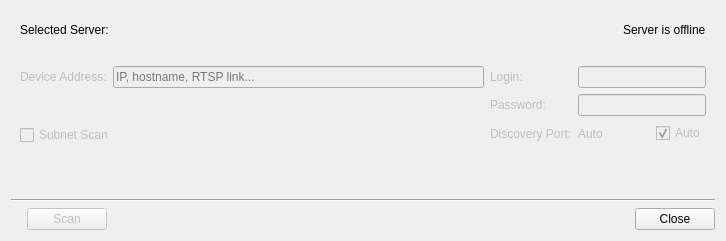
<?xml version="1.0" encoding="UTF-8"?>
<ui version="4.0">
 <class>CameraAdditionDialog</class>
 <widget class="QDialog" name="CameraAdditionDialog">
  <property name="geometry">
   <rect>
    <x>0</x>
    <y>0</y>
    <width>726</width>
    <height>233</height>
   </rect>
  </property>
  <property name="sizePolicy">
   <sizepolicy hsizetype="Preferred" vsizetype="Preferred">
    <horstretch>0</horstretch>
    <verstretch>0</verstretch>
   </sizepolicy>
  </property>
  <property name="minimumSize">
   <size>
    <width>0</width>
    <height>0</height>
   </size>
  </property>
  <property name="windowTitle">
   <string>Add device(s)...</string>
  </property>
  <layout class="QVBoxLayout" name="verticalLayout_2">
   <item>
    <widget class="QWidget" name="widget" native="true">
     <layout class="QVBoxLayout" name="verticalLayout_9">
      <item>
       <layout class="QHBoxLayout" name="horizontalLayout_5">
        <item>
         <widget class="QLabel" name="serverCaptionLabel">
          <property name="text">
           <string>Selected Server:</string>
          </property>
         </widget>
        </item>
        <item>
         <widget class="QLabel" name="serverNameLabel">
          <property name="text">
           <string/>
          </property>
         </widget>
        </item>
        <item>
         <spacer name="horizontalSpacer_6">
          <property name="orientation">
           <enum>Qt::Horizontal</enum>
          </property>
          <property name="sizeHint" stdset="0">
           <size>
            <width>40</width>
            <height>20</height>
           </size>
          </property>
         </spacer>
        </item>
        <item>
         <widget class="QLabel" name="serverOfflineLabel">
          <property name="text">
           <string>Server is offline</string>
          </property>
         </widget>
        </item>
       </layout>
      </item>
      <item>
       <widget class="QLabel" name="serverStatusLabel"/>
      </item>
      <item>
       <widget class="QStackedWidget" name="stageStackedWidget">
        <property name="enabled">
         <bool>false</bool>
        </property>
        <property name="currentIndex">
         <number>0</number>
        </property>
        <widget class="QWidget" name="searchParametersPage">
         <layout class="QVBoxLayout" name="verticalLayout_8" stretch="0,0,1">
          <property name="leftMargin">
           <number>0</number>
          </property>
          <property name="topMargin">
           <number>0</number>
          </property>
          <property name="rightMargin">
           <number>0</number>
          </property>
          <property name="bottomMargin">
           <number>0</number>
          </property>
          <item>
           <widget class="QWidget" name="scanParamsWidget" native="true">
            <layout class="QHBoxLayout" name="horizontalLayout" stretch="1,0">
             <property name="leftMargin">
              <number>0</number>
             </property>
             <property name="topMargin">
              <number>0</number>
             </property>
             <property name="rightMargin">
              <number>0</number>
             </property>
             <property name="bottomMargin">
              <number>0</number>
             </property>
             <item>
              <layout class="QVBoxLayout" name="verticalLayout_3">
               <property name="spacing">
                <number>0</number>
               </property>
               <item>
                <widget class="QStackedWidget" name="addressStackedWidget">
                 <property name="currentIndex">
                  <number>0</number>
                 </property>
                 <widget class="QWidget" name="pageSingleCamera">
                  <layout class="QVBoxLayout" name="verticalLayout_7">
                   <property name="leftMargin">
                    <number>0</number>
                   </property>
                   <property name="topMargin">
                    <number>0</number>
                   </property>
                   <property name="rightMargin">
                    <number>0</number>
                   </property>
                   <property name="bottomMargin">
                    <number>0</number>
                   </property>
                   <item>
                    <layout class="QFormLayout" name="singleCameraLayout">
                     <item row="0" column="0">
                      <widget class="QLabel" name="singleCameraLabel">
                       <property name="text">
                        <string>Device Address:</string>
                       </property>
                       <property name="buddy">
                        <cstring>singleCameraLineEdit</cstring>
                       </property>
                      </widget>
                     </item>
                     <item row="0" column="1">
                      <widget class="QLineEdit" name="singleCameraLineEdit">
                       <property name="text">
                        <string notr="true"/>
                       </property>
                       <property name="placeholderText">
                        <string>IP, hostname, RTSP link...</string>
                       </property>
                      </widget>
                     </item>
                    </layout>
                   </item>
                  </layout>
                 </widget>
                 <widget class="QWidget" name="pageSubnet">
                  <layout class="QVBoxLayout" name="verticalLayout_6">
                   <property name="leftMargin">
                    <number>0</number>
                   </property>
                   <property name="topMargin">
                    <number>0</number>
                   </property>
                   <property name="rightMargin">
                    <number>0</number>
                   </property>
                   <property name="bottomMargin">
                    <number>0</number>
                   </property>
                   <item>
                    <layout class="QFormLayout" name="subnetLayout">
                     <item row="0" column="0">
                      <widget class="QLabel" name="startIPLabel">
                       <property name="text">
                        <string>Start IP:</string>
                       </property>
                       <property name="buddy">
                        <cstring>startIPLineEdit</cstring>
                       </property>
                      </widget>
                     </item>
                     <item row="0" column="1">
                      <widget class="QnIpLineEdit" name="startIPLineEdit">
                       <property name="inputMethodHints">
                        <set>Qt::ImhDigitsOnly</set>
                       </property>
                      </widget>
                     </item>
                     <item row="1" column="0">
                      <widget class="QLabel" name="endIPLabel">
                       <property name="text">
                        <string>End IP:</string>
                       </property>
                       <property name="buddy">
                        <cstring>endIPLineEdit</cstring>
                       </property>
                      </widget>
                     </item>
                     <item row="1" column="1">
                      <widget class="QnIpLineEdit" name="endIPLineEdit">
                       <property name="inputMethodHints">
                        <set>Qt::ImhDigitsOnly</set>
                       </property>
                      </widget>
                     </item>
                    </layout>
                   </item>
                  </layout>
                 </widget>
                </widget>
               </item>
               <item>
                <widget class="QCheckBox" name="subnetCheckbox">
                 <property name="text">
                  <string>Subnet Scan</string>
                 </property>
                </widget>
               </item>
              </layout>
             </item>
             <item>
              <layout class="QFormLayout" name="credsLayout">
               <property name="fieldGrowthPolicy">
                <enum>QFormLayout::AllNonFixedFieldsGrow</enum>
               </property>
               <item row="0" column="0">
                <widget class="QLabel" name="loginLabel">
                 <property name="sizePolicy">
                  <sizepolicy hsizetype="Preferred" vsizetype="Preferred">
                   <horstretch>0</horstretch>
                   <verstretch>0</verstretch>
                  </sizepolicy>
                 </property>
                 <property name="minimumSize">
                  <size>
                   <width>0</width>
                   <height>0</height>
                  </size>
                 </property>
                 <property name="text">
                  <string>Login:</string>
                 </property>
                 <property name="buddy">
                  <cstring>loginLineEdit</cstring>
                 </property>
                </widget>
               </item>
               <item row="0" column="1">
                <widget class="QLineEdit" name="loginLineEdit">
                 <property name="sizePolicy">
                  <sizepolicy hsizetype="Expanding" vsizetype="Fixed">
                   <horstretch>0</horstretch>
                   <verstretch>0</verstretch>
                  </sizepolicy>
                 </property>
                 <property name="placeholderText">
                  <string/>
                 </property>
                </widget>
               </item>
               <item row="1" column="0">
                <widget class="QLabel" name="passwordLabel">
                 <property name="sizePolicy">
                  <sizepolicy hsizetype="Preferred" vsizetype="Preferred">
                   <horstretch>0</horstretch>
                   <verstretch>0</verstretch>
                  </sizepolicy>
                 </property>
                 <property name="minimumSize">
                  <size>
                   <width>0</width>
                   <height>0</height>
                  </size>
                 </property>
                 <property name="text">
                  <string>Password:</string>
                 </property>
                 <property name="buddy">
                  <cstring>passwordLineEdit</cstring>
                 </property>
                </widget>
               </item>
               <item row="1" column="1">
                <widget class="QLineEdit" name="passwordLineEdit">
                 <property name="sizePolicy">
                  <sizepolicy hsizetype="Preferred" vsizetype="Fixed">
                   <horstretch>0</horstretch>
                   <verstretch>0</verstretch>
                  </sizepolicy>
                 </property>
                 <property name="placeholderText">
                  <string/>
                 </property>
                </widget>
               </item>
               <item row="2" column="1">
                <layout class="QHBoxLayout" name="horizontalLayout_3">
                 <item>
                  <widget class="QStackedWidget" name="portStackedWidget">
                   <property name="currentIndex">
                    <number>1</number>
                   </property>
                   <widget class="QWidget" name="pagePort">
                    <layout class="QVBoxLayout" name="verticalLayout_4">
                     <property name="spacing">
                      <number>0</number>
                     </property>
                     <property name="leftMargin">
                      <number>0</number>
                     </property>
                     <property name="topMargin">
                      <number>0</number>
                     </property>
                     <property name="rightMargin">
                      <number>0</number>
                     </property>
                     <property name="bottomMargin">
                      <number>0</number>
                     </property>
                     <item>
                      <widget class="QSpinBox" name="portSpinBox">
                       <property name="sizePolicy">
                        <sizepolicy hsizetype="Preferred" vsizetype="Fixed">
                         <horstretch>0</horstretch>
                         <verstretch>0</verstretch>
                        </sizepolicy>
                       </property>
                       <property name="minimumSize">
                        <size>
                         <width>72</width>
                         <height>0</height>
                        </size>
                       </property>
                       <property name="minimum">
                        <number>1</number>
                       </property>
                       <property name="maximum">
                        <number>65535</number>
                       </property>
                       <property name="value">
                        <number>80</number>
                       </property>
                      </widget>
                     </item>
                    </layout>
                   </widget>
                   <widget class="QWidget" name="pageAuto">
                    <layout class="QVBoxLayout" name="verticalLayout_5">
                     <property name="spacing">
                      <number>0</number>
                     </property>
                     <property name="leftMargin">
                      <number>0</number>
                     </property>
                     <property name="topMargin">
                      <number>0</number>
                     </property>
                     <property name="rightMargin">
                      <number>0</number>
                     </property>
                     <property name="bottomMargin">
                      <number>0</number>
                     </property>
                     <item>
                      <widget class="QLabel" name="label">
                       <property name="frameShape">
                        <enum>QFrame::NoFrame</enum>
                       </property>
                       <property name="text">
                        <string>Auto</string>
                       </property>
                      </widget>
                     </item>
                    </layout>
                   </widget>
                  </widget>
                 </item>
                 <item>
                  <widget class="QCheckBox" name="portAutoCheckBox">
                   <property name="text">
                    <string>Auto</string>
                   </property>
                   <property name="checked">
                    <bool>true</bool>
                   </property>
                  </widget>
                 </item>
                </layout>
               </item>
               <item row="2" column="0">
                <widget class="QLabel" name="portLabel">
                 <property name="text">
                  <string>Discovery Port:</string>
                 </property>
                 <property name="buddy">
                  <cstring>portSpinBox</cstring>
                 </property>
                </widget>
               </item>
              </layout>
             </item>
            </layout>
           </widget>
          </item>
          <item>
           <widget class="QLabel" name="validateLabelSearch">
            <property name="text">
             <string/>
            </property>
           </widget>
          </item>
          <item>
           <spacer name="verticalSpacer">
            <property name="orientation">
             <enum>Qt::Vertical</enum>
            </property>
            <property name="sizeHint" stdset="0">
             <size>
              <width>20</width>
              <height>1</height>
             </size>
            </property>
           </spacer>
          </item>
         </layout>
        </widget>
        <widget class="QWidget" name="discoveredCamerasPage">
         <layout class="QVBoxLayout" name="verticalLayout" stretch="0,1,0">
          <property name="leftMargin">
           <number>0</number>
          </property>
          <property name="topMargin">
           <number>0</number>
          </property>
          <property name="rightMargin">
           <number>0</number>
          </property>
          <property name="bottomMargin">
           <number>0</number>
          </property>
          <item>
           <widget class="QLabel" name="labelAddCameras">
            <property name="sizePolicy">
             <sizepolicy hsizetype="Preferred" vsizetype="Fixed">
              <horstretch>0</horstretch>
              <verstretch>0</verstretch>
             </sizepolicy>
            </property>
            <property name="font">
             <font>
              <weight>75</weight>
              <bold>true</bold>
             </font>
            </property>
            <property name="text">
             <string>Discovered Devices:</string>
            </property>
           </widget>
          </item>
          <item>
           <widget class="QTableWidget" name="camerasTable">
            <property name="enabled">
             <bool>false</bool>
            </property>
            <property name="sizePolicy">
             <sizepolicy hsizetype="Preferred" vsizetype="Preferred">
              <horstretch>0</horstretch>
              <verstretch>0</verstretch>
             </sizepolicy>
            </property>
            <property name="focusPolicy">
             <enum>Qt::NoFocus</enum>
            </property>
            <property name="autoFillBackground">
             <bool>false</bool>
            </property>
            <property name="horizontalScrollBarPolicy">
             <enum>Qt::ScrollBarAsNeeded</enum>
            </property>
            <property name="selectionMode">
             <enum>QAbstractItemView::NoSelection</enum>
            </property>
            <property name="rowCount">
             <number>0</number>
            </property>
            <property name="columnCount">
             <number>4</number>
            </property>
            <attribute name="horizontalHeaderVisible">
             <bool>false</bool>
            </attribute>
            <attribute name="horizontalHeaderCascadingSectionResizes">
             <bool>true</bool>
            </attribute>
            <attribute name="horizontalHeaderDefaultSectionSize">
             <number>20</number>
            </attribute>
            <attribute name="horizontalHeaderMinimumSectionSize">
             <number>20</number>
            </attribute>
            <attribute name="verticalHeaderVisible">
             <bool>false</bool>
            </attribute>
            <column>
             <property name="text">
              <string notr="true"/>
             </property>
            </column>
            <column>
             <property name="text">
              <string>Brand</string>
             </property>
            </column>
            <column>
             <property name="text">
              <string>Model</string>
             </property>
            </column>
            <column>
             <property name="text">
              <string>Address</string>
             </property>
            </column>
           </widget>
          </item>
          <item>
           <widget class="QWidget" name="progressWidget" native="true">
            <layout class="QHBoxLayout" name="horizontalLayout_7" stretch="1,0">
             <property name="leftMargin">
              <number>0</number>
             </property>
             <property name="topMargin">
              <number>0</number>
             </property>
             <property name="rightMargin">
              <number>0</number>
             </property>
             <property name="bottomMargin">
              <number>0</number>
             </property>
             <item>
              <widget class="QProgressBar" name="progressBar">
               <property name="sizePolicy">
                <sizepolicy hsizetype="Preferred" vsizetype="Fixed">
                 <horstretch>0</horstretch>
                 <verstretch>0</verstretch>
                </sizepolicy>
               </property>
               <property name="minimumSize">
                <size>
                 <width>0</width>
                 <height>0</height>
                </size>
               </property>
               <property name="maximum">
                <number>100</number>
               </property>
               <property name="value">
                <number>0</number>
               </property>
               <property name="format">
                <string>Scanning...</string>
               </property>
              </widget>
             </item>
             <item>
              <widget class="QPushButton" name="stopScanButton">
               <property name="text">
                <string>Stop</string>
               </property>
              </widget>
             </item>
            </layout>
           </widget>
          </item>
         </layout>
        </widget>
       </widget>
      </item>
     </layout>
    </widget>
   </item>
   <item>
    <widget class="Line" name="line">
     <property name="orientation">
      <enum>Qt::Horizontal</enum>
     </property>
    </widget>
   </item>
   <item>
    <layout class="QHBoxLayout" name="buttonsLayout" stretch="0,1,0">
     <property name="leftMargin">
      <number>16</number>
     </property>
     <item>
      <widget class="QStackedWidget" name="actionButtonsStackedWidget">
       <property name="enabled">
        <bool>false</bool>
       </property>
       <property name="currentIndex">
        <number>0</number>
       </property>
       <widget class="QWidget" name="scanButtonPage">
        <layout class="QHBoxLayout" name="horizontalLayout_2">
         <property name="leftMargin">
          <number>0</number>
         </property>
         <property name="topMargin">
          <number>0</number>
         </property>
         <property name="rightMargin">
          <number>0</number>
         </property>
         <property name="bottomMargin">
          <number>0</number>
         </property>
         <item>
          <widget class="QPushButton" name="scanButton">
           <property name="text">
            <string>Scan</string>
           </property>
          </widget>
         </item>
         <item>
          <spacer name="horizontalSpacer">
           <property name="orientation">
            <enum>Qt::Horizontal</enum>
           </property>
           <property name="sizeHint" stdset="0">
            <size>
             <width>40</width>
             <height>20</height>
            </size>
           </property>
          </spacer>
         </item>
        </layout>
       </widget>
       <widget class="QWidget" name="addButtonPage">
        <layout class="QHBoxLayout" name="horizontalLayout_6">
         <property name="leftMargin">
          <number>0</number>
         </property>
         <property name="topMargin">
          <number>0</number>
         </property>
         <property name="rightMargin">
          <number>0</number>
         </property>
         <property name="bottomMargin">
          <number>0</number>
         </property>
         <item>
          <widget class="QPushButton" name="addButton">
           <property name="sizePolicy">
            <sizepolicy hsizetype="Preferred" vsizetype="Preferred">
             <horstretch>0</horstretch>
             <verstretch>0</verstretch>
            </sizepolicy>
           </property>
           <property name="text">
            <string>Add selected</string>
           </property>
          </widget>
         </item>
         <item>
          <widget class="QPushButton" name="backToScanButton">
           <property name="text">
            <string>New Scan...</string>
           </property>
          </widget>
         </item>
        </layout>
       </widget>
      </widget>
     </item>
     <item>
      <spacer name="horizontalSpacer_5">
       <property name="orientation">
        <enum>Qt::Horizontal</enum>
       </property>
       <property name="sizeHint" stdset="0">
        <size>
         <width>40</width>
         <height>20</height>
        </size>
       </property>
      </spacer>
     </item>
     <item>
      <widget class="QDialogButtonBox" name="buttonBox">
       <property name="standardButtons">
        <set>QDialogButtonBox::Close</set>
       </property>
      </widget>
     </item>
    </layout>
   </item>
  </layout>
 </widget>
 <customwidgets>
  <customwidget>
   <class>QnIpLineEdit</class>
   <extends>QLineEdit</extends>
   <header>ui/widgets/common/ip_line_edit.h</header>
  </customwidget>
 </customwidgets>
 <tabstops>
  <tabstop>singleCameraLineEdit</tabstop>
  <tabstop>subnetCheckbox</tabstop>
  <tabstop>startIPLineEdit</tabstop>
  <tabstop>endIPLineEdit</tabstop>
  <tabstop>loginLineEdit</tabstop>
  <tabstop>passwordLineEdit</tabstop>
  <tabstop>portAutoCheckBox</tabstop>
  <tabstop>scanButton</tabstop>
  <tabstop>portSpinBox</tabstop>
 </tabstops>
 <resources/>
 <connections/>
 <slots>
  <slot>buttonClicked(QAbstractButton*)</slot>
  <slot>addClicked()</slot>
  <slot>removeClicked()</slot>
 </slots>
</ui>
